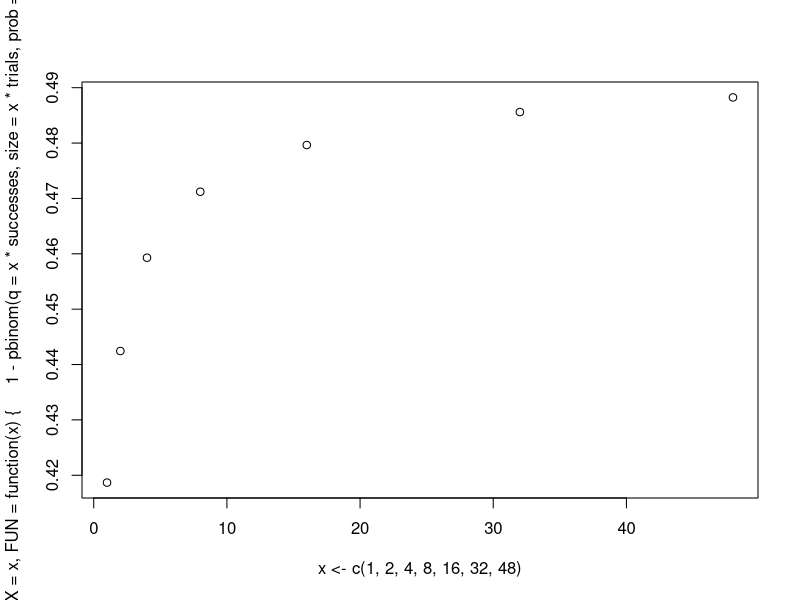
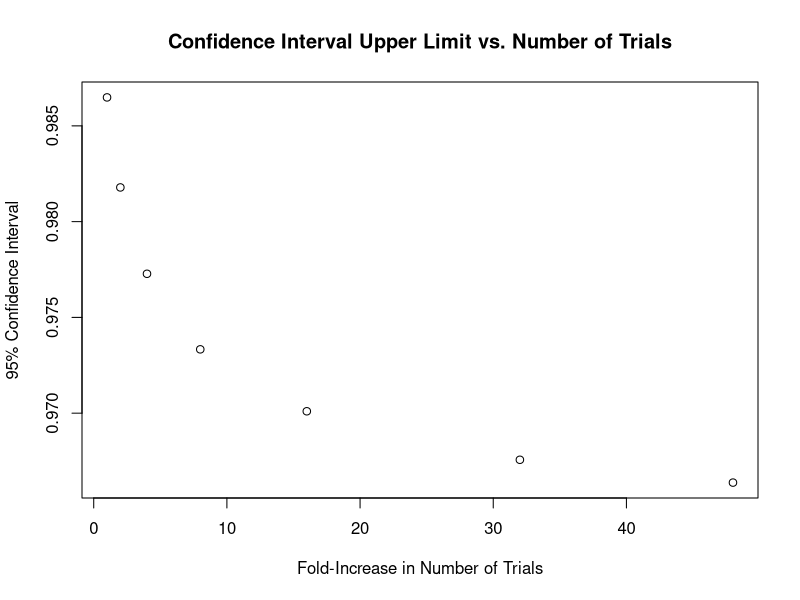
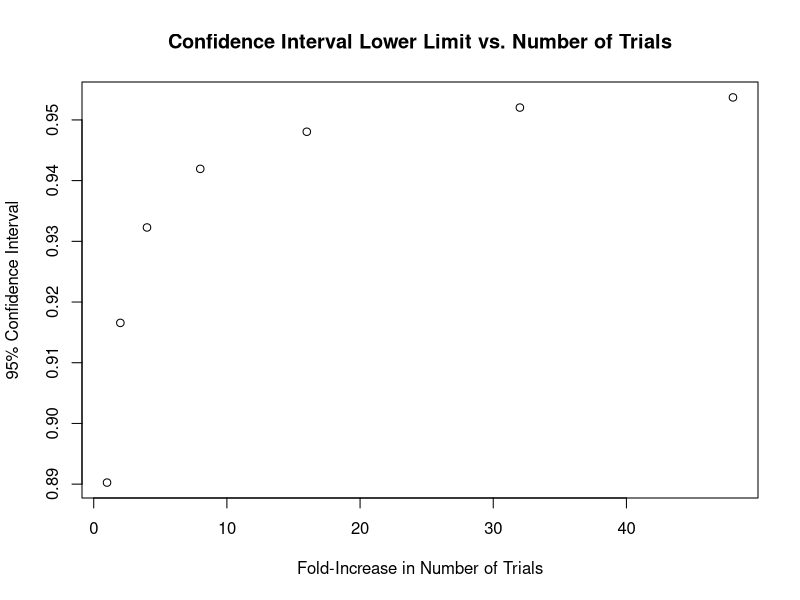

Recreate these plots in R, in order.
## ---- chunk 1
successes <- 73
trials <- 76
proportion <- as.double(successes) / as.double(trials)
## ---- chunk 2
epi_wilson_ci <- 
  epitools::binom.wilson(x = successes, n = trials, conf.level = 0.95)
print(epi_wilson_ci)
## ---- chunk 3
# computational equivalent of binom.wilson from CRAN 'epitools' package
binom.wilson <-
  function(x, n, conf.level = 0.95) {
    lambda  <- qnorm(0.5*(1 + conf.level))
    # Adapted from Wilson 1927, mostly by multipling numerator
    #   and denominator by n to reduce roundoff error
    nt     <- ( lambda^2 )
    np_0   <- x
    nq_0   <- n - x
    denom   <- n + nt
    center  <- ( np_0 + nt / 2 )
    radical <- ( np_0 * nq_0 + n * (nt / 4) ) * nt / n
    delta   <- sqrt(radical)
    R.lower <- ( center - delta ) / denom
    R.upper <- ( center + delta ) / denom
    data.frame(
      x = x,
      n = n,
      proportion = as.double(np_0) / as.double(n), 
      lower = R.lower,
      upper = R.upper,
      conf.level = conf.level
    )
  }
wilson_ci <- binom.wilson(x = successes, n = trials, conf.level = 0.95)
print(wilson_ci)
## ---- chunk 4
print(wilson_ci$lower - epi_wilson_ci$lower)
print(wilson_ci$upper - epi_wilson_ci$upper)
## ---- chunk 5
low.guess <- 0.90816
1 - pbinom(q = successes, size = trials, prob = low.guess)
## ---- chunk 6
high.guess <- 0.99178
1 - pbinom(q = successes, size = trials, prob = high.guess, lower.tail = FALSE)
## ---- chunk 7
1 - pbinom(q = successes, size = trials, prob = proportion)
## ---- chunk 8
1 - pbinom(q = 100 * successes, size = 100 * trials, prob = proportion)
## ---- chunk 9
plot(
  x = x <- c(1,2,4,8,16,32,48),
  y = y <- sapply(
    X = x, 
    FUN = function(x){
      1 - pbinom(q = x * successes, size = x * trials, prob = proportion)
    }
  )
)
## ---- chunk 10
cat(
  sprintf("For %d successes over %d trials:"
  , wilson_ci$x
  , wilson_ci$n
  ),
  sprintf("Proportion: %f"
  , wilson_ci$proportion
  ),
  sprintf("Wilson estimate of confidence interval for proportion: [%f,%f]"
  , wilson_ci$lower
  , wilson_ci$upper
  ),
  sprintf("My low and high guesses: %f,%f"
  , low.guess
  , high.guess
  ),
  sprintf("Differences from my guesses: %f, %f"
  , wilson_ci$lower - low.guess
  , wilson_ci$upper - high.guess
  ),
  sep = "\n"
)
## ---- chunk 11
print(binom.wilson(x = 8 * successes, n = 8 * trials, conf.level = 0.95))
x <- c(1,2,4,8,16,32,48)
y.lower <- sapply(
  X = x,
  FUN = function(x){
    binom.wilson(x = x * successes, n = x * trials, conf.level = 0.95)$lower
  }
)
y.upper <- sapply(
  X = x,
  FUN = function(x){
    binom.wilson(x = x * successes, n = x * trials, conf.level = 0.95)$upper
  }
)
lbl_upper <- "Confidence Interval Upper Limit vs. Number of Trials"
lbl_lower <- "Confidence Interval Lower Limit vs. Number of Trials"
lbl_x <- "Fold-Increase in Number of Trials"
lbl_y <- "95% Confidence Interval"
plot(x = x, y = y.upper, main = lbl_upper, xlab = lbl_x, ylab = lbl_y)
plot(x = x, y = y.lower, main = lbl_lower, xlab = lbl_x, ylab = lbl_y)
